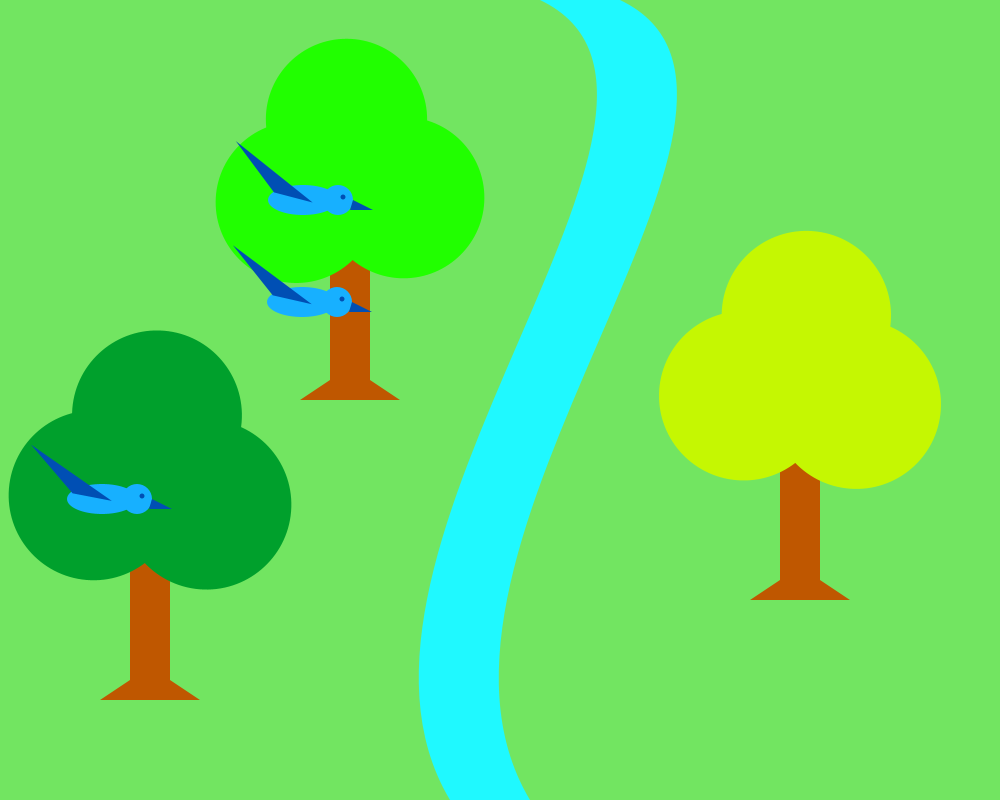
Frame 1 (no input)
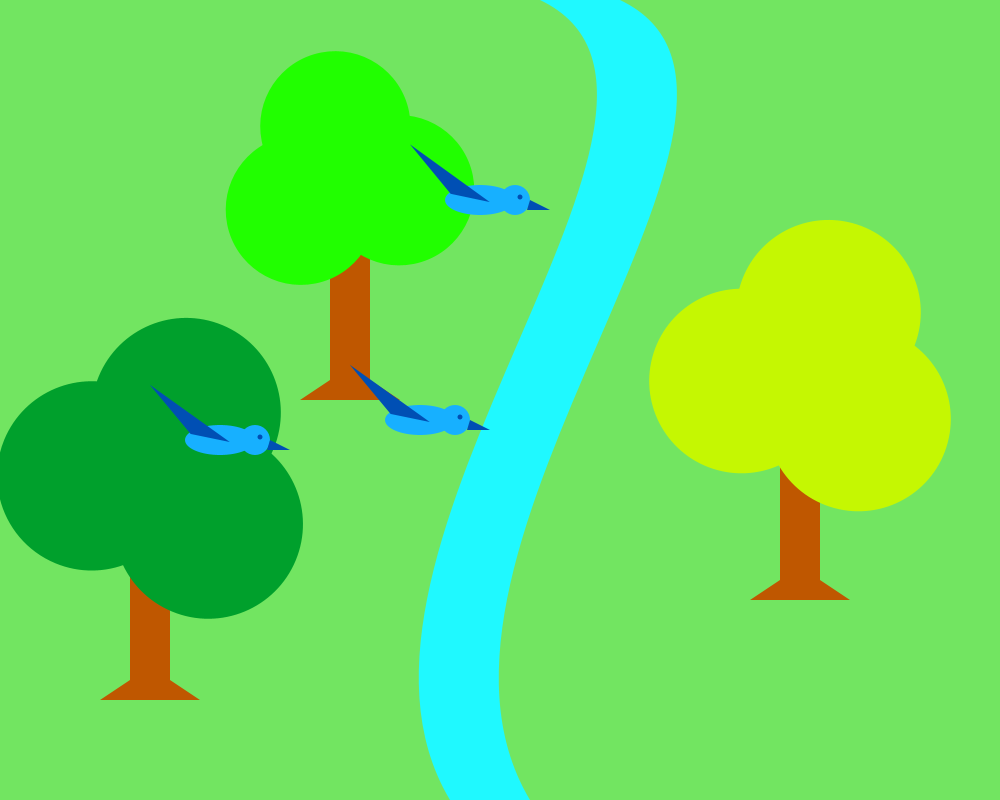
Frame 60 (the mouse pressed at the canvas centre just before this capture)
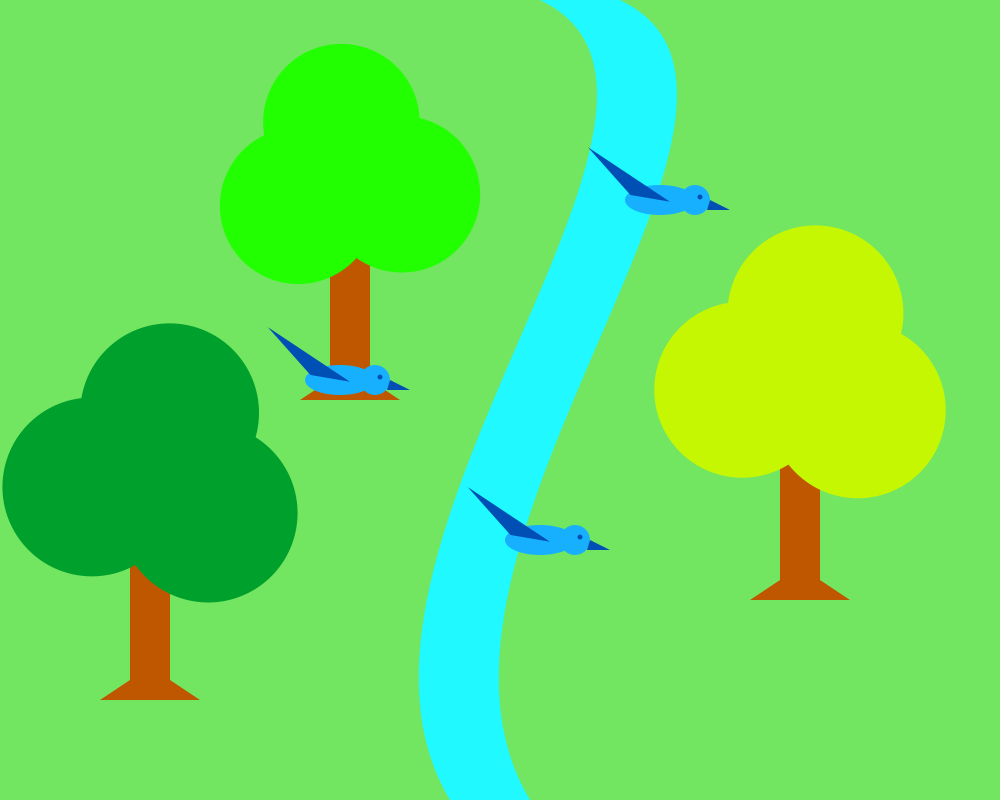
Frame 120 (the mouse held since frame 60 and released just before this capture)

The Processing sketch that drew these frames (run headless with seeded random() and noise(); from frame 60 on, the mouse is pressed at the canvas centre):

// Processing sketch: zc5983_project3
// ── zc5983_project3.pde
Leaf t1;
Leaf t2;
Leaf t3;
FlappingBird b1;
FlappingBird b2;
FlappingBird b3;

void setup(){
  size(1000, 800);
  t1 = new Leaf(150, 700, #00A02C, -PI / 8);
  t2 = new Leaf(350, 400, #21FF00, PI / 16);
  t3 = new Leaf(800, 600, #C5F702, -PI / 10);
  b1 = new FlappingBird(300, 200, 3, 0);
  b2 = new FlappingBird(300, 300, 2, 2);
  b3 = new FlappingBird(100, 500, 2, -1);
}

void draw(){
  background(#72E561);
  fill(#1FF9FF);
  noStroke();
  int riverW = 80;
  beginShape();
  vertex(540, 0);
  bezierVertex(750, 100, 300, 550, 450, 800);
  vertex(450 + riverW, 800); 
  bezierVertex(300 + riverW, 550, 750 + riverW, 100, 540 + riverW, 0); 
  endShape(CLOSE);
  
  t1.display();
  t2.display();
  t3.display();
  
  b1.update();
  b1.display();
  b2.update();
  b2.display();
  b3.update();
  b3.display();
}

void mousePressed() {
  println(mouseX, mouseY);
}

// ── Bird.pde
class Bird {
  PVector position;
  PShape birdShape;
  PShape wing;

  Bird(float startX, float startY) {
    this.position = new PVector(startX, startY);
    createBirdShape();
  }

  void createBirdShape() {
    birdShape = createShape(GROUP);

    PShape head = createShape(ELLIPSE, 35, 0, 30, 30);
    head.setFill(#17B0FF);
    birdShape.addChild(head);

    PShape eye = createShape(ELLIPSE, 40, -3, 5, 5);
    eye.setFill(#004FB4);
    birdShape.addChild(eye);

    PShape beak = createShape(TRIANGLE, 50, 0, 47, 10, 70, 10);
    beak.setFill(#004FB4);
    birdShape.addChild(beak);

    PShape body = createShape(ELLIPSE, 0, 0, 70, 30);
    body.setFill(#17B0FF);
    birdShape.addChild(body);

    wing = createShape(TRIANGLE, 10, 0, -30, 0, -80, -40);
    wing.setFill(#004FB4);
  }

  void displayBody() {
    shape(birdShape);
  }
}

// ── FlappingBird.pde
class FlappingBird extends Bird {
  PVector velocity;

  FlappingBird(float startX, float startY, float velX, float velY) {
    super(startX, startY);
    this.velocity = new PVector(velX, velY);
  }

  void update() {
    position.add(velocity);
    if (position.x > width) {
      position.x = 0;
    }
    if (position.x < 0) {
      position.x = width;
    }
    if (position.y > height) {
      position.y = 0;
    }
    if (position.y < 0) {
      position.y = height;
    }
  }

  void display() {
    pushMatrix();
    translate(position.x, position.y);
    displayBody();
    popMatrix();

    pushMatrix();
    translate(position.x, position.y);
    rotate(sin(millis() * 0.01) * PI / 6);
    shape(wing);
    popMatrix();
  }
}

// ── Leaf.pde
class Leaf extends Tree {
  PShape leaves;
  color leafColor;
  float shakeFactor;
  
  Leaf(float x, float y, color leafColor, float shakeFactor){
    super(x, y);
    this.leafColor = leafColor;
    this.shakeFactor = shakeFactor;
    createLeaves();
  }
  
  void createLeaves() {
    leaves = createShape(GROUP);
    noStroke();
    PShape leaf1 = createShape(ELLIPSE, -50, 0, 150, 150);
    leaf1.setFill(leafColor);
    PShape leaf2 = createShape(ELLIPSE, 50, 0, 150, 150);
    leaf2.setFill(leafColor); 
    PShape leaf3 = createShape(ELLIPSE, 0, -75, 150, 150);
    leaf3.setFill(leafColor);
  
    leaves.addChild(leaf1);
    leaves.addChild(leaf2);
    leaves.addChild(leaf3);
  }
  
  void display(){
    super.display();
    pushMatrix();
    translate(treeX, treeY - 200);
    float t = 0.5 * (sin(millis() / 1000.0) + 1.0);
    float angle = lerp(shakeFactor, -shakeFactor, t);
    rotate(angle);
    scale(sqrt(1.2 + angle));
    shape(leaves);
    popMatrix();
    
    
  }
}

// ── Tree.pde
class Tree{
  float treeX, treeY;
  PShape trunk;
  
  Tree(float treeX, float treeY){
    this.treeX = treeX;
    this.treeY = treeY;
    createTrunk();
  }
    
  void createTrunk() {
    trunk = createShape();
    trunk.beginShape();
    trunk.fill(#bf5700);
    trunk.noStroke();
    trunk.vertex(treeX - 50, treeY);
    trunk.vertex(treeX + 50, treeY);
    trunk.vertex(treeX + 20, treeY - 20);
    trunk.vertex(treeX + 20, treeY - 200);
    trunk.vertex(treeX - 20, treeY - 200);
    trunk.vertex(treeX - 20, treeY - 20);
    trunk.endShape(CLOSE);
  }
  
  void display(){
    shape(trunk);
  }
}
